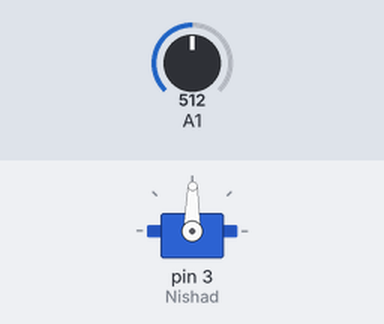
Bench run of a sketch on a simulated Arduino Uno, built with avr-gcc and run on an emulated ATmega328P. Shown: servo. Inputs (shaded band) come from the test bench; at power-on: A1 = 512.

Above: at 1.2 s.
1.3 s: A1 set to 716
At 2.4 s:
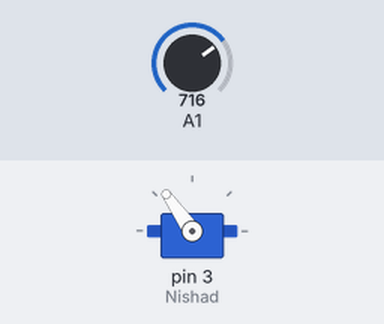
2.8 s: A1 set to 900
At 3.5 s:
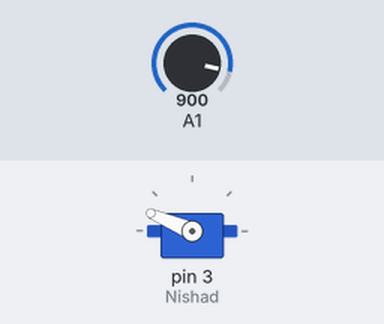
4.3 s: A1 set to 1023
At 4.7 s:
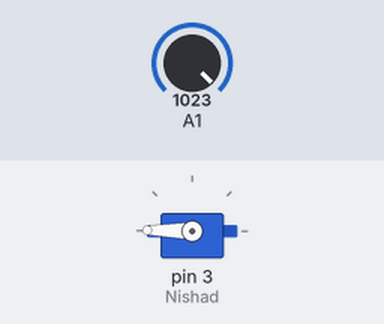
5.8 s: A1 set to 306
At 7.0 s:
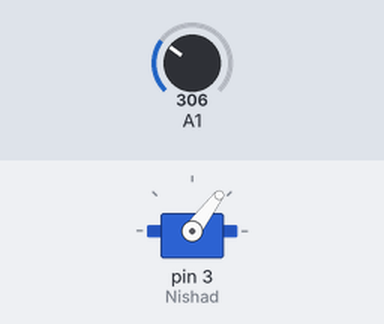
7.3 s: A1 set to 122
At 8.2 s:
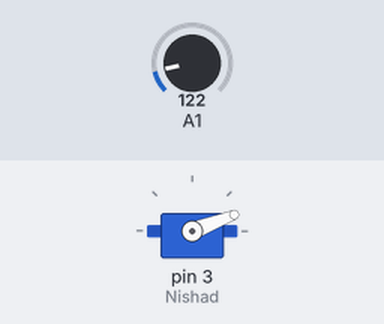
8.8 s: A1 set to 511
At 9.3 s:
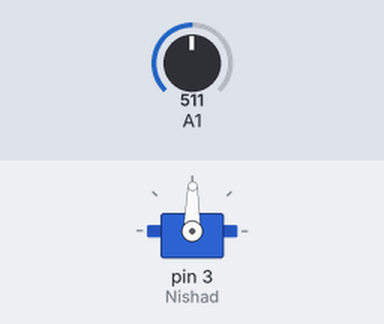
Timing chart, 0 to 11.3 s (numbered marks = the images above; inputs shaded):
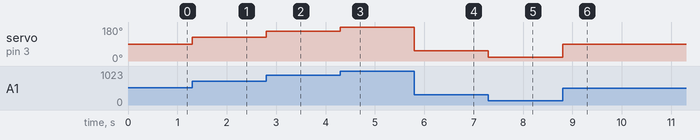

The sketch:

ServoUsingPotentiometer.ino
```cpp
#include <Servo.h>
Servo Nishad;
int pot=1;
int i;
void setup()
{
  // put your setup code here, to run once:
  Nishad.attach(3);

}

void loop()
{
  //rotate servo using potentiometer
int value=map(analogRead(1),0,1023,0,179);
Nishad.write(value);

}
```

Measured:
- after the input at 1.3 s, servo on pin 3 (Nishad): 89° → 125° at once
- after the input at 2.8 s, servo on pin 3 (Nishad): 125° → 157° at once
- after the input at 4.3 s, servo on pin 3 (Nishad): 157° → 179° at once
- after the input at 5.8 s, servo on pin 3 (Nishad): 179° → 53° at once
- after the input at 7.3 s, servo on pin 3 (Nishad): 53° → 21° at once
- after the input at 8.8 s, servo on pin 3 (Nishad): 21° → 89° at once
